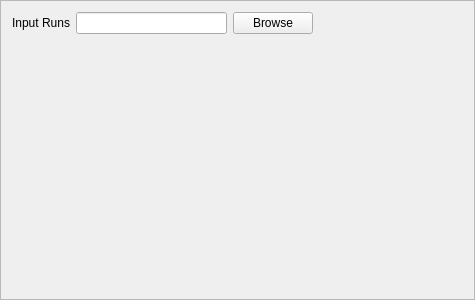
<?xml version="1.0" encoding="UTF-8"?>
<ui version="4.0">
 <class>Frame</class>
 <widget class="QFrame" name="Frame">
  <property name="geometry">
   <rect>
    <x>0</x>
    <y>0</y>
    <width>475</width>
    <height>300</height>
   </rect>
  </property>
  <property name="windowTitle">
   <string>Frame</string>
  </property>
  <property name="frameShape">
   <enum>QFrame::StyledPanel</enum>
  </property>
  <property name="frameShadow">
   <enum>QFrame::Raised</enum>
  </property>
  <layout class="QVBoxLayout" name="verticalLayout">
   <item>
    <layout class="QHBoxLayout" name="horizontalLayout">
     <item>
      <widget class="QLabel" name="label">
       <property name="text">
        <string>Input Runs</string>
       </property>
      </widget>
     </item>
     <item>
      <widget class="QLineEdit" name="sample_edit"/>
     </item>
     <item>
      <widget class="QPushButton" name="sample_browse_button">
       <property name="text">
        <string>Browse</string>
       </property>
      </widget>
     </item>
     <item>
      <spacer name="horizontalSpacer">
       <property name="orientation">
        <enum>Qt::Horizontal</enum>
       </property>
       <property name="sizeHint" stdset="0">
        <size>
         <width>40</width>
         <height>20</height>
        </size>
       </property>
      </spacer>
     </item>
    </layout>
   </item>
   <item>
    <spacer name="verticalSpacer">
     <property name="orientation">
      <enum>Qt::Vertical</enum>
     </property>
     <property name="sizeHint" stdset="0">
      <size>
       <width>20</width>
       <height>242</height>
      </size>
     </property>
    </spacer>
   </item>
  </layout>
 </widget>
 <resources/>
 <connections/>
</ui>
